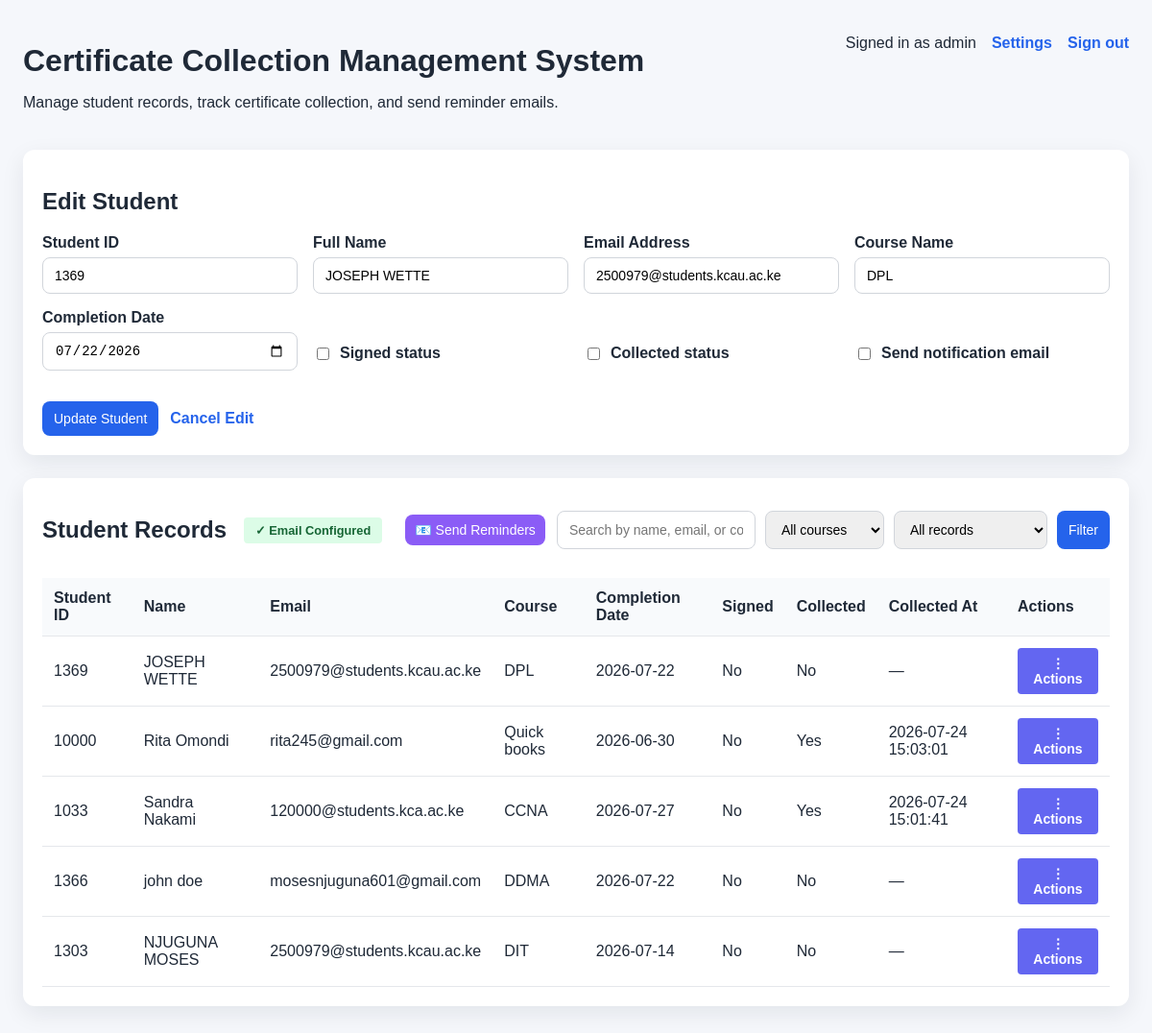
The page /index.php?edit=6 (signed in) on the database its author committed.
### tables this page shows
CREATE TABLE students (
        id INTEGER PRIMARY KEY AUTOINCREMENT,
        student_id TEXT NOT NULL UNIQUE,
        full_name TEXT NOT NULL,
        email TEXT NOT NULL,
        course_name TEXT NOT NULL,
        completion_date TEXT NOT NULL,
        signed_status INTEGER NOT NULL DEFAULT 0,
        collected INTEGER NOT NULL DEFAULT 0,
        collected_at TEXT,
        last_reminder_sent_at TEXT,
        created_at TEXT NOT NULL DEFAULT CURRENT_TIMESTAMP,
        updated_at TEXT NOT NULL DEFAULT CURRENT_TIMESTAMP
    );

### includes/auth.php (called while the page is built, shortened)
<?php
function getAdminUsername(): string
{
    return getenv('ADMIN_USER') ?: 'admin';
}
function getLoggedInAdmin(): string
{
    return $_SESSION['admin_username'] ?? getAdminUsername();
}

### includes/email.php (called while the page is built, shortened)
<?php
class EmailService
{
    private $smtpConfig;
    public function __construct()
    {
        $this->smtpConfig = $this->getSmtpConfig();
    }
    private function getSmtpConfig(): array
    {
        $configFile = __DIR__ . '/../config/smtp.json';
        $cfg = [];
        if (file_exists($configFile)) {
            $json = file_get_contents($configFile);
            $cfg = json_decode($json, true) ?: [];
        }
        return [
            'host' => $cfg['host'] ?? getenv('SMTP_HOST') ?: '',
            'port' => $cfg['port'] ?? getenv('SMTP_PORT') ?: '587',
            'username' => $cfg['username'] ?? getenv('SMTP_USER') ?: '',
            'password' => $cfg['password'] ?? getenv('SMTP_PASS') ?: '',
            'encryption' => strtolower($cfg['encryption'] ?? getenv('SMTP_ENCRYPTION') ?: 'tls'),
            'from_address' => $cfg['from_address'] ?? getenv('SMTP_FROM_ADDRESS') ?: 'no-reply@example.com',
            'from_name' => $cfg['from_name'] ?? getenv('SMTP_FROM_NAME') ?: 'Certificate Office',
        ];
    }
    public function isConfigured(): bool
    {
        return !empty($this->smtpConfig['host']) && !empty($this->smtpConfig['username']);
    }
}

### index.php (the view, shortened to what this page needs)
<?php
require_once __DIR__ . '/includes/auth.php';
require_once __DIR__ . '/includes/email.php';
$pdo = getDatabaseConnection();
$emailService = new EmailService();
function h($value)
{
    return htmlspecialchars((string) $value, ENT_QUOTES, 'UTF-8');
}
$search = trim($_GET['search'] ?? '');
$statusFilter = trim($_GET['status'] ?? 'all');
$editId = isset($_GET['edit']) ? (int) $_GET['edit'] : 0;
$editingStudent = null;
if ($editId > 0) {
    $stmt = $pdo->prepare('SELECT * FROM students WHERE id = :id');
    $stmt->execute([':id' => $editId]);
    $editingStudent = $stmt->fetch(PDO::FETCH_ASSOC);
}
$query = 'SELECT * FROM students WHERE 1 = 1';
$params = [];
$query .= ' ORDER BY created_at DESC';
$stmt = $pdo->prepare($query);
$stmt->execute($params);
$students = $stmt->fetchAll(PDO::FETCH_ASSOC);
?>
<!DOCTYPE html>
<html lang="en">
<head>
    <link rel="stylesheet" href="assets/styles.css">
</head>
<body>
    <div class="container">
        <header>
            <div class="header-main">
                <div>
                    <h1>Certificate Collection Management System</h1>
                    <p>Manage student records, track certificate collection, and send reminder emails.</p>
                </div>
                <div class="header-actions">
                    <span>Signed in as <?php echo h(getLoggedInAdmin()); ?></span>
                    <a href="settings.php" class="secondary-link">Settings</a>
                    <a href="logout.php" class="secondary-link">Sign out</a>
                </div>
            </div>
        </header>
        <section class="card">
            <h2><?php echo $editingStudent ? 'Edit Student' : 'Add Student'; ?></h2>
            <form method="post" class="student-form">
                <div class="grid">
                    <label>
                        Student ID
                        <input type="text" name="student_id" value="<?php echo h($editingStudent['student_id'] ?? ''); ?>" placeholder="Leave blank to auto-generate">
                    </label>
                    <label>
                        Full Name
                        <input type="text" name="full_name" value="<?php echo h($editingStudent['full_name'] ?? ''); ?>" required>
                    </label>
                    <label>
                        Email Address
                        <input type="email" name="email" value="<?php echo h($editingStudent['email'] ?? ''); ?>" required>
                    </label>
                    <label>
                        Course Name
                        <input type="text" name="course_name" value="<?php echo h($editingStudent['course_name'] ?? ''); ?>" required>
                    </label>
                    <label>
                        Completion Date
                        <input type="date" name="completion_date" value="<?php echo h($editingStudent['completion_date'] ?? ''); ?>" required>
                    </label>
                    <label class="checkbox">
                        <input type="checkbox" name="signed_status" value="1" <?php echo ($editingStudent['signed_status'] ?? 0) ? 'checked' : ''; ?>>
                        Signed status
                    </label>
                    <label class="checkbox">
                        <input type="checkbox" name="collected" value="1" <?php echo ($editingStudent['collected'] ?? 0) ? 'checked' : ''; ?>>
                        Collected status
                    </label>
                    <?php if (!$editingStudent || !($editingStudent['collected'] ?? 0)): ?>
                        <label class="checkbox">
                            <input type="checkbox" name="send_email" value="1" <?php echo $emailService->isConfigured() ? '' : 'disabled'; ?> title="<?php echo $emailService->isConfigured() ? 'Send notification email to student' : 'Email not configured'; ?>">
                            Send notification email <?php echo !$emailService->isConfigured() ? '<span style="color: #ef4444; font-size: 0.8em;">(not configured)</span>' : ''; ?>
                        </label>
                    <?php endif; ?>
                <div class="actions">
                    <button type="submit"><?php echo $editingStudent ? 'Update Student' : 'Add Student'; ?></button>
                    <?php if ($editingStudent): ?>
                        <a href="index.php" class="secondary-link">Cancel Edit</a>
                    <?php endif; ?>
                </div>
            </form>
        </section>
        <section class="card">
            <div class="toolbar">
                <div class="toolbar-left">
                    <h2>Student Records</h2>
                </div>
                <div class="toolbar-right">
                    <div class="email-status">
                        <?php if ($emailService->isConfigured()): ?>
                            <span class="status-badge status-configured">✓ Email Configured</span>
                        <?php else: ?>
                            <span class="status-badge status-not-configured">✗ Email Not Configured</span>
                            <a href="settings.php" class="secondary-link" style="margin-left: 8px;">Configure Email</a>
                        <?php endif; ?>
                    </div>
                    <form method="post" action="reminders-scheduler.php" class="inline-form" style="display: inline-block; margin-left: 12px;">
                        <button type="submit" class="small-btn" style="background: #8b5cf6;">📧 Send Reminders</button>
                    </form>
                    <form method="get" class="filters">
                        <input type="text" name="search" value="<?php echo h($search); ?>" placeholder="Search by name, email, or course">
                        <select name="course">
                            <option value="">All courses</option>
                        </select>
                        <select name="status">
                            <option value="all" <?php echo $statusFilter === 'all' ? 'selected' : ''; ?>>All records</option>
                        </select>
                        <button type="submit">Filter</button>
                    </form>
                </div>
            </div>
            <div class="table-wrap">
                <table>
                    <thead>
                        <tr>
                            <th>Student ID</th>
                            <th>Name</th>
                            <th>Email</th>
                            <th>Course</th>
                            <th>Completion Date</th>
                            <th>Signed</th>
                            <th>Collected</th>
                            <th>Collected At</th>
                            <th>Actions</th>
                        </tr>
                    </thead>
                    <tbody>
                        <?php if (empty($students)): ?>
                            <tr>
                                <td colspan="9">No student records found.</td>
                            </tr>
                        <?php else: ?>
                            <?php foreach ($students as $student): ?>
                                <tr>
                                    <td><?php echo h($student['student_id']); ?></td>
                                    <td><?php echo h($student['full_name']); ?></td>
                                    <td><?php echo h($student['email']); ?></td>
                                    <td><?php echo h($student['course_name']); ?></td>
                                    <td><?php echo h($student['completion_date']); ?></td>
                                    <td><?php echo $student['signed_status'] ? 'Yes' : 'No'; ?></td>
                                    <td><?php echo $student['collected'] ? 'Yes' : 'No'; ?></td>
                                    <td><?php echo $student['collected_at'] ? h($student['collected_at']) : '—'; ?></td>
                                    <td>
                                        <div class="actions-dropdown">
                                            <button class="dropdown-toggle" onclick="toggleDropdown(this)">⋮ Actions</button>
                                        </div>
                                    </td>
                                </tr>
                            <?php endforeach; ?>
                        <?php endif; ?>
                    </tbody>
                </table>
            </div>
        </section>
    </div>
</body>
</html>

### assets/styles.css (style rules this page uses)
body { font-family: Arial, sans-serif; margin: 0; background: #f5f7fb; color: #1f2937; }
.container { max-width: 1200px; margin: 0 auto; padding: 24px; }
header { margin-bottom: 24px; }
header h1 { margin-bottom: 6px; }
.header-main { display: flex; justify-content: space-between; align-items: flex-start; gap: 16px; flex-wrap: wrap; }
.header-actions { display: flex; align-items: center; gap: 16px; margin-top: 12px; }
.card { background: #ffffff; border-radius: 12px; padding: 20px; margin-bottom: 24px; box-shadow: 0 8px 24px rgba(15, 23, 42, 0.08); }
.grid { display: grid; grid-template-columns: repeat(auto-fit, minmax(220px, 1fr)); gap: 16px; }
label { display: flex; flex-direction: column; gap: 6px; font-weight: 600; }
input, select, button { padding: 10px 12px; border: 1px solid #d1d5db; border-radius: 8px; font-size: 14px; }
.checkbox { display: flex; flex-direction: row; align-items: center; gap: 8px; padding-top: 28px; }
.actions { display: flex; gap: 12px; margin-top: 16px; }
button { background: #2563eb; color: #ffffff; border: none; cursor: pointer; }
.secondary-link { display: inline-flex; align-items: center; color: #2563eb; text-decoration: none; font-weight: 600; }
.toolbar { display: flex; justify-content: space-between; align-items: center; gap: 16px; flex-wrap: wrap; margin-bottom: 16px; }
.filters { display: flex; gap: 10px; flex-wrap: wrap; }
.table-wrap { overflow-x: auto; }
table { width: 100%; border-collapse: collapse; }
th, td { padding: 12px; text-align: left; border-bottom: 1px solid #e5e7eb; }
th { background: #f8fafc; }
.inline-form { display: inline-block; }
.small-btn { padding: 8px 10px; background: #16a34a; }
.actions-dropdown { position: relative; display: inline-block; }
.dropdown-toggle { padding: 8px 12px; background: #6366f1; color: white; border: none; border-radius: 4px; cursor: pointer; font-size: 0.875rem; font-weight: 600; transition: background 0.2s; }
.email-status { display: inline-flex; align-items: center; gap: 8px; }
.status-badge { display: inline-block; padding: 6px 12px; border-radius: 4px; font-size: 0.8rem; font-weight: 600; }
.status-configured { background: #dcfce7; color: #166534; }
.toolbar-right { display: flex; gap: 12px; align-items: center; flex-wrap: wrap; justify-content: flex-end; }

### rows shown on the page
students: student_id "1369", full_name "JOSEPH WETTE", email "2500979@students.kcau.ac.ke", course_name "DPL", completion_date "07/22/2026", student "1369", completion_date "2026-07-22", shows "No"
students: student "10000", full_name "Rita Omondi", email "rita245@gmail.com", course_name "Quick books", completion_date "2026-06-30", signed_status "No", collected "Yes", collected_at "2026-07-24 15:03:01"
students: student "1033", full_name "Sandra Nakami", email "120000@students.kca.ac.ke", course_name "CCNA", completion_date "2026-07-27", signed_status "No", collected "Yes", collected_at "2026-07-24 15:01:41"
students: student "1366", full_name "john doe", email "mosesnjuguna601@gmail.com", course_name "DDMA", completion_date "2026-07-22", signed_status "No", collected "No"
students: student "1303", full_name "NJUGUNA MOSES", email "2500979@students.kcau.ac.ke", course_name "DIT", completion_date "2026-07-14", signed_status "No", collected "No"

### other values the page prints
getLoggedInAdmin() "admin"
